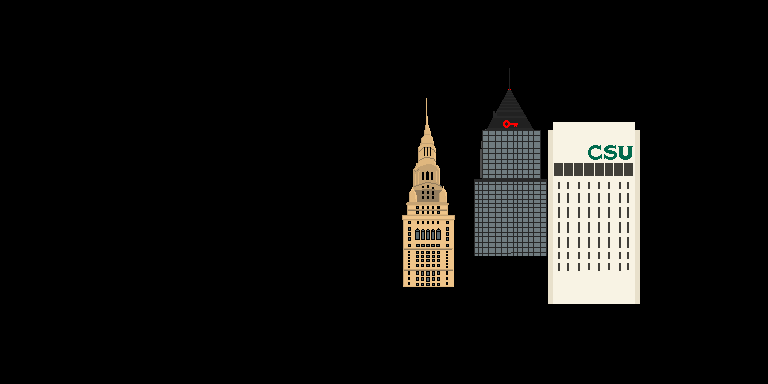

This is a level from a 2D game, rendered from its Tiled map with the project's own tilesets. A one-line summary and the complete map file follow:
An orthogonal 48x24 tile map with 16x16 px tiles, 1 tile layer (Tile Layer 1), 3 tilesets.

<map version="1.10" tiledversion="1.11.2" orientation="orthogonal" renderorder="right-down" width="48" height="24" tilewidth="16" tileheight="16" infinite="0" nextlayerid="2" nextobjectid="1">
 <tileset firstgid="1" name="Key" tilewidth="100" tileheight="190" tilecount="1" columns="1">
  <image source="key.png" width="100" height="190" />
 </tileset>
 <tileset firstgid="2" name="CASU" tilewidth="100" tileheight="190" tilecount="1" columns="1">
  <image source="csu.png" width="100" height="190" />
 </tileset>
 <tileset firstgid="3" name="termin" tilewidth="100" tileheight="200" tilecount="1" columns="1">
  <image source="terminaltower.png" width="100" height="200" />
 </tileset>
 <layer id="1" name="Tile Layer 1" width="48" height="24">
  <data encoding="csv">
0,0,0,0,0,0,0,0,0,0,0,0,0,0,0,0,0,0,0,0,0,0,0,0,0,0,0,0,0,0,0,0,0,0,0,0,0,0,0,0,0,0,0,0,0,0,0,0,
0,0,0,0,0,0,0,0,0,0,0,0,0,0,0,0,0,0,0,0,0,0,0,0,0,0,0,0,0,0,0,0,0,0,0,0,0,0,0,0,0,0,0,0,0,0,0,0,
0,0,0,0,0,0,0,0,0,0,0,0,0,0,0,0,0,0,0,0,0,0,0,0,0,0,0,0,0,0,0,0,0,0,0,0,0,0,0,0,0,0,0,0,0,0,0,0,
0,0,0,0,0,0,0,0,0,0,0,0,0,0,0,0,0,0,0,0,0,0,0,0,0,0,0,0,0,0,0,0,0,0,0,0,0,0,0,0,0,0,0,0,0,0,0,0,
0,0,0,0,0,0,0,0,0,0,0,0,0,0,0,0,0,0,0,0,0,0,0,0,0,0,0,0,0,0,0,0,0,0,0,0,0,0,0,0,0,0,0,0,0,0,0,0,
0,0,0,0,0,0,0,0,0,0,0,0,0,0,0,0,0,0,0,0,0,0,0,0,0,0,0,0,0,0,0,0,0,0,0,0,0,0,0,0,0,0,0,0,0,0,0,0,
0,0,0,0,0,0,0,0,0,0,0,0,0,0,0,0,0,0,0,0,0,0,0,0,0,0,0,0,0,0,0,0,0,0,0,0,0,0,0,0,0,0,0,0,0,0,0,0,
0,0,0,0,0,0,0,0,0,0,0,0,0,0,0,0,0,0,0,0,0,0,0,0,0,0,0,0,0,0,0,0,0,0,0,0,0,0,0,0,0,0,0,0,0,0,0,0,
0,0,0,0,0,0,0,0,0,0,0,0,0,0,0,0,0,0,0,0,0,0,0,0,0,0,0,0,0,0,0,0,0,0,0,0,0,0,0,0,0,0,0,0,0,0,0,0,
0,0,0,0,0,0,0,0,0,0,0,0,0,0,0,0,0,0,0,0,0,0,0,0,0,0,0,0,0,0,0,0,0,0,0,0,0,0,0,0,0,0,0,0,0,0,0,0,
0,0,0,0,0,0,0,0,0,0,0,0,0,0,0,0,0,0,0,0,0,0,0,0,0,0,0,0,0,0,0,0,0,0,0,0,0,0,0,0,0,0,0,0,0,0,0,0,
0,0,0,0,0,0,0,0,0,0,0,0,0,0,0,0,0,0,0,0,0,0,0,0,0,0,0,0,0,0,0,0,0,0,0,0,0,0,0,0,0,0,0,0,0,0,0,0,
0,0,0,0,0,0,0,0,0,0,0,0,0,0,0,0,0,0,0,0,0,0,0,0,0,0,0,0,0,0,0,0,0,0,0,0,0,0,0,0,0,0,0,0,0,0,0,0,
0,0,0,0,0,0,0,0,0,0,0,0,0,0,0,0,0,0,0,0,0,0,0,0,0,0,0,0,0,0,0,0,0,0,0,0,0,0,0,0,0,0,0,0,0,0,0,0,
0,0,0,0,0,0,0,0,0,0,0,0,0,0,0,0,0,0,0,0,0,0,0,0,0,0,0,0,0,0,0,0,0,0,0,0,0,0,0,0,0,0,0,0,0,0,0,0,
0,0,0,0,0,0,0,0,0,0,0,0,0,0,0,0,0,0,0,0,0,0,0,0,0,0,0,0,0,1,0,0,0,0,0,0,0,0,0,0,0,0,0,0,0,0,0,0,
0,0,0,0,0,0,0,0,0,0,0,0,0,0,0,0,0,0,0,0,0,0,0,0,0,0,0,0,0,0,0,0,0,0,0,0,0,0,0,0,0,0,0,0,0,0,0,0,
0,0,0,0,0,0,0,0,0,0,0,0,0,0,0,0,0,0,0,0,0,0,0,0,3,0,0,0,0,0,0,0,0,0,0,0,0,0,0,0,0,0,0,0,0,0,0,0,
0,0,0,0,0,0,0,0,0,0,0,0,0,0,0,0,0,0,0,0,0,0,0,0,0,0,0,0,0,0,0,0,0,0,2,0,0,0,0,0,0,0,0,0,0,0,0,0,
0,0,0,0,0,0,0,0,0,0,0,0,0,0,0,0,0,0,0,0,0,0,0,0,0,0,0,0,0,0,0,0,0,0,0,0,0,0,0,0,0,0,0,0,0,0,0,0,
0,0,0,0,0,0,0,0,0,0,0,0,0,0,0,0,0,0,0,0,0,0,0,0,0,0,0,0,0,0,0,0,0,0,0,0,0,0,0,0,0,0,0,0,0,0,0,0,
0,0,0,0,0,0,0,0,0,0,0,0,0,0,0,0,0,0,0,0,0,0,0,0,0,0,0,0,0,0,0,0,0,0,0,0,0,0,0,0,0,0,0,0,0,0,0,0,
0,0,0,0,0,0,0,0,0,0,0,0,0,0,0,0,0,0,0,0,0,0,0,0,0,0,0,0,0,0,0,0,0,0,0,0,0,0,0,0,0,0,0,0,0,0,0,0,
0,0,0,0,0,0,0,0,0,0,0,0,0,0,0,0,0,0,0,0,0,0,0,0,0,0,0,0,0,0,0,0,0,0,0,0,0,0,0,0,0,0,0,0,0,0,0,0
</data>
 </layer>
</map>
